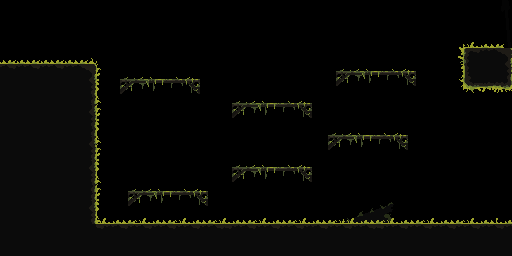

A 2D game scene composited from a Tiled map and its tileset images. What follows is a short description and the map's XML, with each tile layer's data collapsed to a summary:
An orthogonal 64x32 tile map with 8x8 px tiles, 2 tile layers (Background, Ground) and 145 objects (143x Collision, Previous Room, New Room).

<map version="1.10" tiledversion="git" orientation="orthogonal" renderorder="right-down" width="64" height="32" tilewidth="8" tileheight="8" infinite="0" nextlayerid="4" nextobjectid="823">
 <tileset firstgid="1" source="Matinho Tileset.tsx" />
 <layer id="2" name="Background" width="64" height="32">
  <data>[2048 cells, 45 non-empty, 30 distinct tile ids]</data>
 </layer>
 <objectgroup id="3" name="Camada de Objetos 1">
  <object id="7" name="Collision" x="0" y="64" width="96" height="192" />
  <object id="8" name="Collision" x="96" y="224" width="416" height="32" />
  <object id="9" name="Collision" x="464" y="48" width="48" height="40" />
  <object id="10" name="Previous Room" x="-12" y="16" width="8" height="48" />
  <object id="11" name="New Room" x="516" y="176" width="8" height="48" />
  <object id="358" name="Collision" x="310" y="117.017" width="2" height="1" />
  <object id="359" name="Collision" x="232" y="117.017" width="2" height="1" />
  <object id="360" name="Collision" x="232" y="116.017" width="3" height="1" />
  <object id="361" name="Collision" x="309" y="116.017" width="3" height="1" />
  <object id="362" name="Collision" x="308" y="115.017" width="4" height="1" />
  <object id="363" name="Collision" x="232" y="115.017" width="4" height="1" />
  <object id="364" name="Collision" x="232" y="114.017" width="5" height="1" />
  <object id="365" name="Collision" x="307" y="114.017" width="5" height="1" />
  <object id="366" name="Collision" x="306" y="113.017" width="6" height="1" />
  <object id="367" name="Collision" x="232" y="113.017" width="6" height="1" />
  <object id="368" name="Collision" x="232" y="112.017" width="7" height="1" />
  <object id="369" name="Collision" x="305" y="112.017" width="7" height="1" />
  <object id="370" name="Collision" x="304" y="111.017" width="8" height="1" />
  <object id="371" name="Collision" x="232" y="111.017" width="8" height="1" />
  <object id="372" name="Collision" x="232" y="110.017" width="9" height="1" />
  <object id="373" name="Collision" x="303" y="110.017" width="9" height="1" />
  <object id="374" name="Collision" x="302" y="109.017" width="10" height="1" />
  <object id="375" name="Collision" x="232" y="109.017" width="10" height="1" />
  <object id="376" name="Collision" x="232" y="108.017" width="11" height="1" />
  <object id="377" name="Collision" x="301" y="108.017" width="11" height="1" />
  <object id="378" name="Collision" x="300" y="107.017" width="12" height="1" />
  <object id="379" name="Collision" x="232" y="107.017" width="12" height="1" />
  <object id="380" name="Collision" x="232" y="103.017" width="80" height="4" />
  <object id="589" name="Collision" x="198" y="92.9828" width="2" height="1" />
  <object id="590" name="Collision" x="120" y="92.9828" width="2" height="1" />
  <object id="591" name="Collision" x="120" y="91.9828" width="3" height="1" />
  <object id="592" name="Collision" x="197" y="91.9828" width="3" height="1" />
  <object id="593" name="Collision" x="196" y="90.9828" width="4" height="1" />
  <object id="594" name="Collision" x="120" y="90.9828" width="4" height="1" />
  <object id="595" name="Collision" x="120" y="89.9828" width="5" height="1" />
  <object id="596" name="Collision" x="195" y="89.9828" width="5" height="1" />
  <object id="597" name="Collision" x="194" y="88.9828" width="6" height="1" />
  <object id="598" name="Collision" x="120" y="88.9828" width="6" height="1" />
  <object id="599" name="Collision" x="120" y="87.9828" width="7" height="1" />
  <object id="600" name="Collision" x="193" y="87.9828" width="7" height="1" />
  <object id="601" name="Collision" x="192" y="86.9828" width="8" height="1" />
  <object id="602" name="Collision" x="120" y="86.9828" width="8" height="1" />
  <object id="603" name="Collision" x="120" y="85.9828" width="9" height="1" />
  <object id="604" name="Collision" x="191" y="85.9828" width="9" height="1" />
  <object id="605" name="Collision" x="190" y="84.9828" width="10" height="1" />
  <object id="606" name="Collision" x="120" y="84.9828" width="10" height="1" />
  <object id="607" name="Collision" x="120" y="83.9828" width="11" height="1" />
  <object id="608" name="Collision" x="189" y="83.9828" width="11" height="1" />
  <object id="609" name="Collision" x="188" y="82.9828" width="12" height="1" />
  <object id="610" name="Collision" x="120" y="82.9828" width="12" height="1" />
  <object id="611" name="Collision" x="120" y="78.9828" width="80" height="4" />
  <object id="635" name="Collision" x="413.966" y="84.9138" width="2" height="1" />
  <object id="636" name="Collision" x="335.966" y="84.9138" width="2" height="1" />
  <object id="637" name="Collision" x="335.966" y="83.9138" width="3" height="1" />
  <object id="638" name="Collision" x="412.966" y="83.9138" width="3" height="1" />
  <object id="639" name="Collision" x="411.966" y="82.9138" width="4" height="1" />
  <object id="640" name="Collision" x="335.966" y="82.9138" width="4" height="1" />
  <object id="641" name="Collision" x="335.966" y="81.9138" width="5" height="1" />
  <object id="642" name="Collision" x="410.966" y="81.9138" width="5" height="1" />
  <object id="643" name="Collision" x="409.966" y="80.9138" width="6" height="1" />
  <object id="644" name="Collision" x="335.966" y="80.9138" width="6" height="1" />
  <object id="645" name="Collision" x="335.966" y="79.9138" width="7" height="1" />
  <object id="646" name="Collision" x="408.966" y="79.9138" width="7" height="1" />
  <object id="647" name="Collision" x="407.966" y="78.9138" width="8" height="1" />
  <object id="648" name="Collision" x="335.966" y="78.9138" width="8" height="1" />
  <object id="649" name="Collision" x="335.966" y="77.9138" width="9" height="1" />
  <object id="650" name="Collision" x="406.966" y="77.9138" width="9" height="1" />
  <object id="651" name="Collision" x="405.966" y="76.9138" width="10" height="1" />
  <object id="652" name="Collision" x="335.966" y="76.9138" width="10" height="1" />
  <object id="653" name="Collision" x="335.966" y="75.9138" width="11" height="1" />
  <object id="654" name="Collision" x="404.966" y="75.9138" width="11" height="1" />
  <object id="655" name="Collision" x="403.966" y="74.9138" width="12" height="1" />
  <object id="656" name="Collision" x="335.966" y="74.9138" width="12" height="1" />
  <object id="657" name="Collision" x="335.966" y="70.9138" width="80" height="4" />
  <object id="704" name="Collision" x="406" y="149.052" width="2" height="1" />
  <object id="705" name="Collision" x="328" y="149.052" width="2" height="1" />
  <object id="706" name="Collision" x="328" y="148.052" width="3" height="1" />
  <object id="707" name="Collision" x="405" y="148.052" width="3" height="1" />
  <object id="708" name="Collision" x="404" y="147.052" width="4" height="1" />
  <object id="709" name="Collision" x="328" y="147.052" width="4" height="1" />
  <object id="710" name="Collision" x="328" y="146.052" width="5" height="1" />
  <object id="711" name="Collision" x="403" y="146.052" width="5" height="1" />
  <object id="712" name="Collision" x="402" y="145.052" width="6" height="1" />
  </objectgroup>
 <layer id="1" name="Ground" width="64" height="32">
  <data>[2048 cells, 796 non-empty, 90 distinct tile ids]</data>
 </layer>
</map>
<!-- 62 of 145 objects omitted -->
